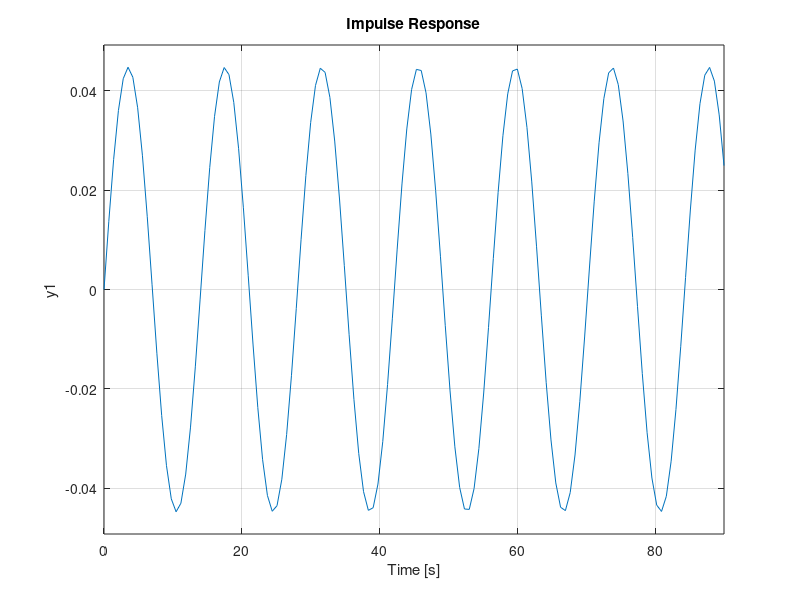

The MATLAB source for this figure:
clc;clear

m = 50;
k = 10;
num = [1];
den = [m 0 k];

sys = tf(num,den)

t = linspace(0,4,501);
u = t;

impulse(sys)
grid on
%lsim(sys,u,t)
